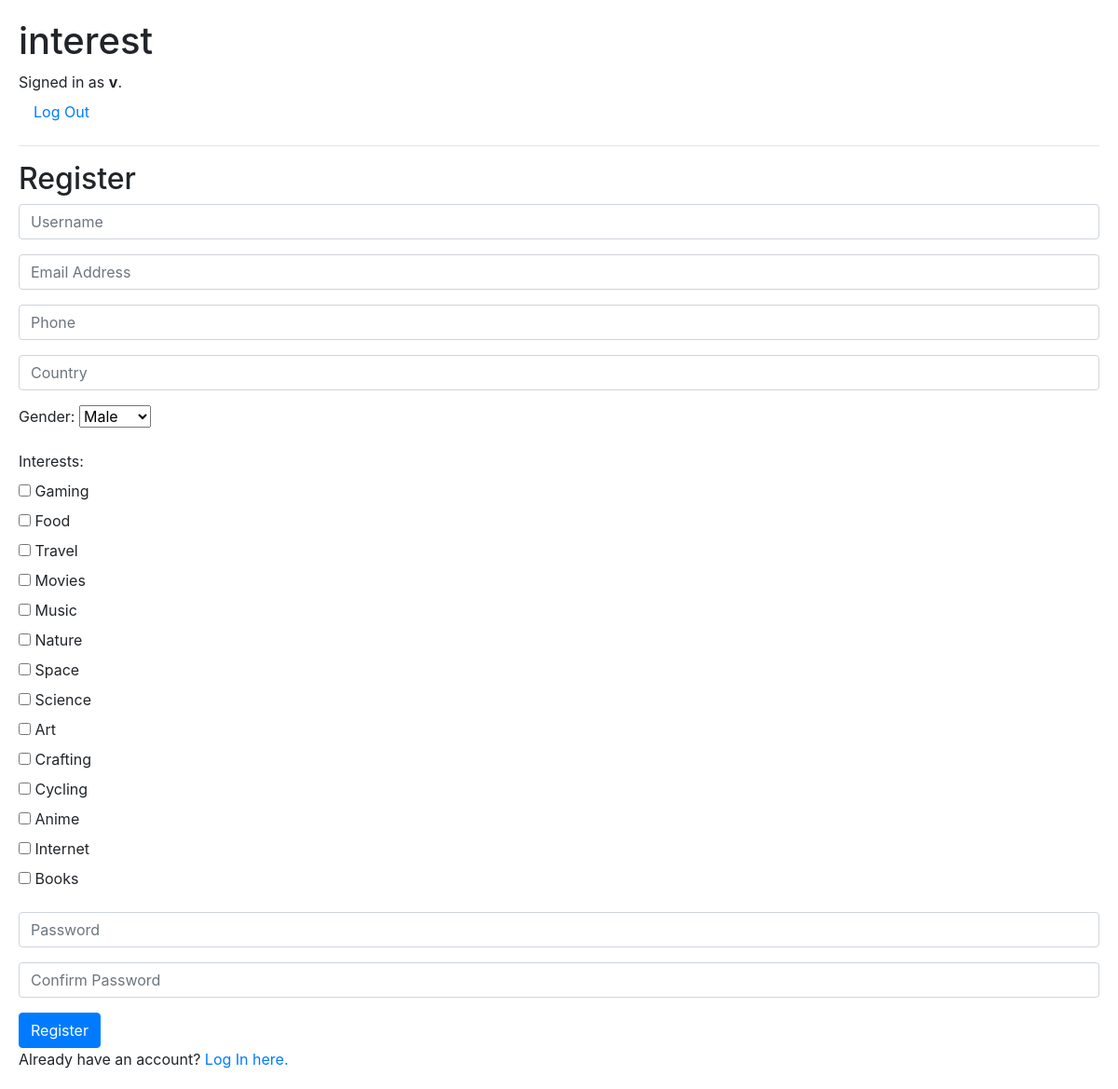
The app's page /interest/register/ (signed in) with its own data.
### core/models.py (models this page shows)
class User(AbstractUser):
    GENDER_CHOICES = [
        ('M', "Male"),
        ('F', "Female"),
        ('O', "Others"),
    ]
    email = models.EmailField(max_length=64, unique=True)
    phone = models.CharField(max_length=15, unique=True)
    gender = models.CharField(max_length=1, choices=GENDER_CHOICES)
    country = models.CharField(max_length=64)
    interests = models.ManyToManyField(Interest)

class Interest(models.Model):
    name = models.CharField(max_length=32)
    def __str__(self):
        return f"{self.name}"

### core/views.py (the view, shortened to what this page needs)
# urls.py: path("register/", views.register, name="register"),
def register(request):
    interests_list = Interest.objects.all()
    return render(request, "interest/register.html", {"interests_list":interests_list})

### core/templates/interest/register.html (shortened to what this page needs)
{% extends "interest/layout.html" %}
{% block body %}
    <h2>Register</h2>
    <form action="{% url 'register' %}" method="post">
        <div class="form-group">
            <input class="form-control" autofocus type="text" name="username" placeholder="Username">
        </div>
        <div class="form-group">
            <input class="form-control" type="email" name="email" placeholder="Email Address">
        </div>
        <div class="form-group">
            <input class="form-control" type="text" name="phone" placeholder="Phone">
        </div>
        <div class="form-group">
            <input class="form-control" type="text" name="country" placeholder="Country">
        </div>
        <div class="form-group">
            <label for="id_gender">Gender:</label>
            <select id="id_gender" name="gender">
                <option value="M">Male</option>
            </select><br>
        </div>
        <div class="form-group">
            <label for="interest">Interests:</label><br>
            {% for interest in interests_list %}
                <input type="checkbox" id="{{interest}}" name="interests[]" value="{{interest}}">
                <label for="{{ interest }}">{{ interest }}</label><br>
            {% endfor %}
        </div>
        <div class="form-group">
            <input class="form-control" type="password" name="password" placeholder="Password">
        </div>
        <div class="form-group">
            <input class="form-control" type="password" name="confirmation" placeholder="Confirm Password">
        </div>
        <input class="btn btn-primary" type="submit" value="Register">
    </form>
    Already have an account? <a href="{% url 'login' %}">Log In here.</a>
{% endblock %}

### core/templates/interest/layout.html (shortened to what this page needs)
{% load static %}
<!DOCTYPE html>
<html lang="en">
    <head>
        <link rel="stylesheet" href="https://stackpath.bootstrapcdn.com/bootstrap/4.4.1/css/bootstrap.min.css">
        <link href="{% static 'interest/styles.css' %}" rel="stylesheet">
    </head>
    <body>
        <h1>interest</h1>
        <div>
            {% if user.is_authenticated %}
                Signed in as <strong>{{ user.username }}</strong>.
            {% else %}
                Not signed in.
            {% endif %}
        </div>
        <ul class="nav">
            {% if user.is_authenticated %}
                <li class="nav-item">
                    <a class="nav-link" href="{% url 'logout' %}">Log Out</a>
                </li>
            {% endif %}
        </ul>
        <hr>
        {% block body %}
        {% endblock %}
    </body>
</html>

### core/static/interest/styles.css (style rules this page uses)
body { padding: 20px; }

### records on screen
User: username "v"
Interest: name "Gaming"
Interest: name "Food"
Interest: name "Travel"
Interest: name "Movies"
Interest: name "Music"
Interest: name "Nature"
Interest: name "Space"
Interest: name "Science"
Interest: name "Art"
Interest: name "Crafting"
Interest: name "Cycling"
Interest: name "Anime"
Interest: name "Internet"
Interest: name "Books"
